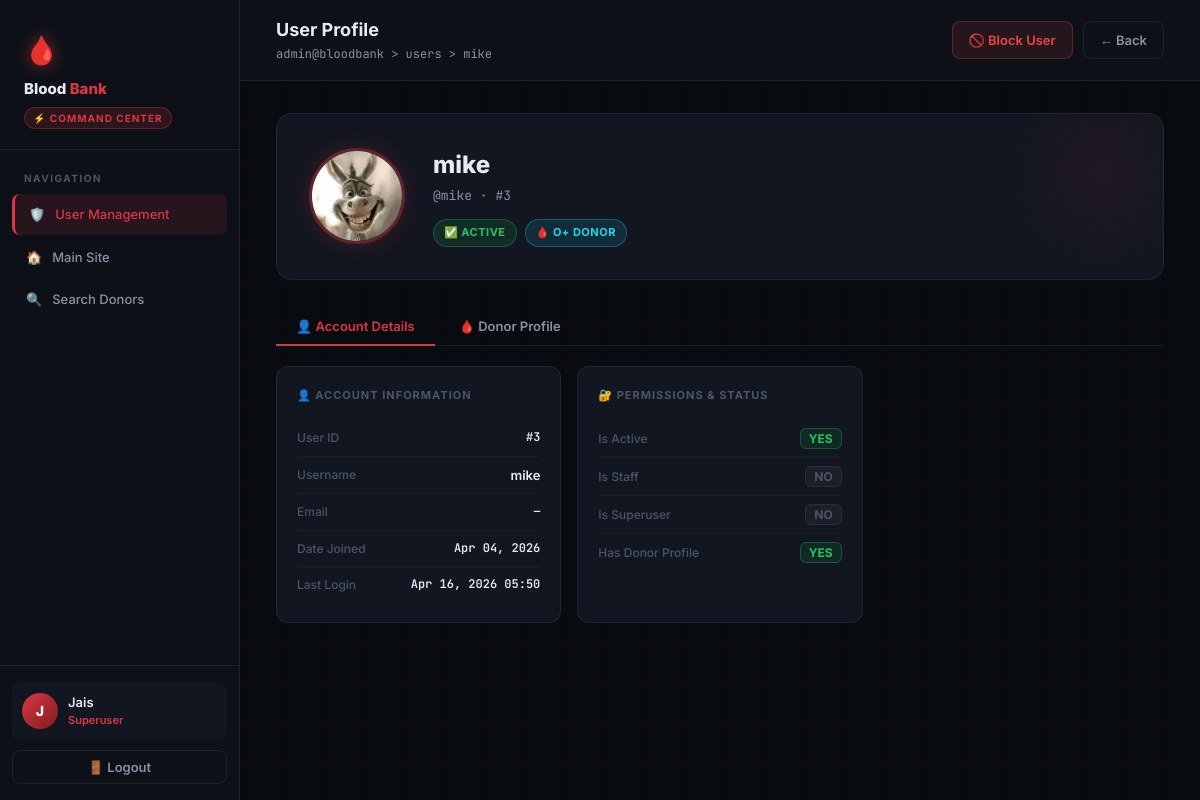
Page /admin-dashboard/view-profile/3/ (signed in) on the committed database.
### myapp/models.py (models this page shows, shortened)
class Donor(models.Model):
    user = models.OneToOneField(User, on_delete=models.CASCADE)
    name = models.CharField(max_length=100)
    phone = models.CharField(max_length=15, null=True, blank=True)
    age = models.PositiveIntegerField()
    gender = models.CharField(max_length=10, choices=[('Male', 'Male'), ('Female', 'Female')])
    blood_group = models.CharField(max_length=5)
    district = models.CharField(max_length=100)
    city = models.CharField(max_length=100, help_text="Home town or City")
    weight = models.FloatField(null=True, blank=True)
    height = models.FloatField(null=True, blank=True)
    last_donation_date = models.DateField(null=True, blank=True)
    is_available = models.BooleanField(default=True)
    profile_pic = models.ImageField(upload_to='donor_pics/', null=True, blank=True)
    is_emergency_available = models.BooleanField(default=False)
    @property
    def can_donate(self):
        if not self.last_donation_date:
            return True
        days_since = (date.today() - self.last_donation_date).days
        return days_since >= 90

### myapp/views.py (the view)
# urls.py: path('admin-dashboard/view-profile/<int:user_id>/', views.admin_view_profile, name='admin_view_profile'),
@login_required
@user_passes_test(lambda u: u.is_superuser)
def admin_view_profile(request, user_id):
    user_obj = get_object_or_404(User, id=user_id)
    try:
        donor = user_obj.donor
    except Donor.DoesNotExist:
        donor = None
    return render(request, 'admin_user_profile.html', {'user_obj': user_obj, 'donor': donor})

### templates/admin_user_profile.html (shortened to what this page needs)
{% load static %}
<!DOCTYPE html>
<html lang="en">
<head>
</head>
<body>
<div class="admin-layout">
    <aside class="sidebar">
        <div class="sidebar-logo">
            <div class="logo-icon">🩸</div>
            <h1>Blood <span>Bank</span></h1>
            <div class="admin-badge">⚡ Command Center</div>
        </div>
        <nav class="sidebar-nav">
            <div class="nav-section-label">Navigation</div>
            <a href="{% url 'admin_dashboard' %}" class="sidebar-link active">
                <span>🛡️</span> User Management
            </a>
            <a href="{% url 'index' %}" class="sidebar-link">
                <span>🏠</span> Main Site
            </a>
            <a href="{% url 'search_blood' %}" class="sidebar-link">
                <span>🔍</span> Search Donors
            </a>
        </nav>
        <div class="sidebar-footer">
            <div class="sidebar-user">
                <div class="avatar">{{ request.user.username|first|upper }}</div>
                <div class="user-info">
                    <div class="name">{{ request.user.username|title }}</div>
                    <div class="role">Superuser</div>
                </div>
            </div>
            <form action="{% url 'logout' %}" method="post" style="margin-top: 10px;">
                <button type="submit" class="topbar-link btn-ghost" style="width:100%; justify-content:center; cursor:pointer; font-family:inherit;">
                    🚪 Logout
                </button>
            </form>
        </div>
    </aside>
    <div class="main-content">
        <div class="topbar">
            <div class="topbar-title">
                <h2>User Profile</h2>
                <p>admin@bloodbank > users > {{ user_obj.username }}</p>
            </div>
            <div style="display:flex; gap:10px; align-items:center;">
                {% if not user_obj.is_superuser %}
                    {% if user_obj.is_active %}
                        <a href="{% url 'admin_reject_user' user_obj.id %}"
                           class="topbar-link btn-danger-sm"
                           onclick="return confirm('Block {{ user_obj.username }}?');">
                            🚫 Block User
                        </a>
                    {% else %}
                        <a href="{% url 'admin_accept_user' user_obj.id %}" class="topbar-link btn-success-sm">
                            ✅ Activate User
                        </a>
                    {% endif %}
                {% endif %}
                <a href="{% url 'admin_dashboard' %}" class="topbar-link btn-ghost">← Back</a>
            </div>
        </div>
        <div class="page-body">
            <div class="profile-hero">
                {% if donor and donor.profile_pic %}
                    <img src="{{ donor.profile_pic.url }}" alt="Profile" class="profile-avatar-large">
                {% else %}
                    <div class="profile-avatar-placeholder">
                        {{ user_obj.username|first|upper }}
                    </div>
                {% endif %}
                <div class="profile-hero-info">
                    <h2>
                        {% if donor %}{{ donor.name }}{% else %}{{ user_obj.username|title }}{% endif %}
                    </h2>
                    <div class="profile-username">@{{ user_obj.username }} · #{{ user_obj.id }}</div>
                    <div class="hero-tags">
                        {% if user_obj.is_superuser %}
                            <span class="hero-tag superuser">⭐ Superuser</span>
                        {% elif user_obj.is_active %}
                            <span class="hero-tag active">✅ Active</span>
                        {% else %}
                            <span class="hero-tag blocked">🚫 Blocked</span>
                        {% endif %}
                        {% if donor %}
                            <span class="hero-tag donor">🩸 {{ donor.blood_group }} Donor</span>
                        {% else %}
                            <span class="hero-tag no-donor">No Donor Profile</span>
                        {% endif %}
                    </div>
                </div>
            </div>
            <div class="tabs-bar">
                <button class="tab-btn active" onclick="switchTab('user-tab', this)">
                    👤 Account Details
                </button>
                <button class="tab-btn" onclick="switchTab('donor-tab', this)">
                    🩸 Donor Profile
                </button>
            </div>
            <div id="user-tab" class="tab-panel active">
                <div class="detail-grid">
                    <div class="detail-card">
                        <div class="detail-card-title">👤 Account Information</div>
                        <div class="field-row">
                            <span class="field-label">User ID</span>
                            <span class="field-value mono">#{{ user_obj.id }}</span>
                        </div>
                        <div class="field-row">
                            <span class="field-label">Username</span>
                            <span class="field-value">{{ user_obj.username }}</span>
                        </div>
                        <div class="field-row">
                            <span class="field-label">Email</span>
                            <span class="field-value mono" style="font-size:11px;">{{ user_obj.email|default:"—" }}</span>
                        </div>
                        <div class="field-row">
                            <span class="field-label">Date Joined</span>
                            <span class="field-value mono">{{ user_obj.date_joined|date:"M d, Y" }}</span>
                        </div>
                        <div class="field-row">
                            <span class="field-label">Last Login</span>
                            <span class="field-value mono">{{ user_obj.last_login|date:"M d, Y H:i"|default:"Never" }}</span>
                        </div>
                    </div>
                    <div class="detail-card">
                        <div class="detail-card-title">🔐 Permissions & Status</div>
                        <div class="field-row">
                            <span class="field-label">Is Active</span>
                            <span class="field-value">
                                {% if user_obj.is_active %}<span class="yes-badge">YES</span>{% else %}<span class="no-badge">NO</span>{% endif %}
                            </span>
                        </div>
                        <div class="field-row">
                            <span class="field-label">Is Staff</span>
                            <span class="field-value">
                                {% if user_obj.is_staff %}<span class="yes-badge">YES</span>{% else %}<span class="no-badge">NO</span>{% endif %}
                            </span>
                        </div>
                        <div class="field-row">
                            <span class="field-label">Is Superuser</span>
                            <span class="field-value">
                                {% if user_obj.is_superuser %}<span class="yes-badge">YES</span>{% else %}<span class="no-badge">NO</span>{% endif %}
                            </span>
                        </div>
                        <div class="field-row">
                            <span class="field-label">Has Donor Profile</span>
                            <span class="field-value">
                                {% if donor %}<span class="yes-badge">YES</span>{% else %}<span class="no-badge">NO</span>{% endif %}
                            </span>
                        </div>
                    </div>
                </div>
            </div>
        </div>
    </div>
</div>
</body>
</html>

### rows in the picture
Donor: profile_pic (picture), name "mike", blood_group "O+"

### other values in the picture
{{ request.user.username|first|upper }} "J"
{{ request.user.username|title }} "Jais"
{{ user_obj.username }} "mike"
{{ user_obj.id }} "3"
{{ user_obj.email|default:"—" }} "—"
{{ user_obj.date_joined|date:"M d, Y" }} "Apr 04, 2026"
{{ user_obj.last_login|date:"M d, Y H:i"|default:"Never" }} "Apr 16, 2026 05:50"
